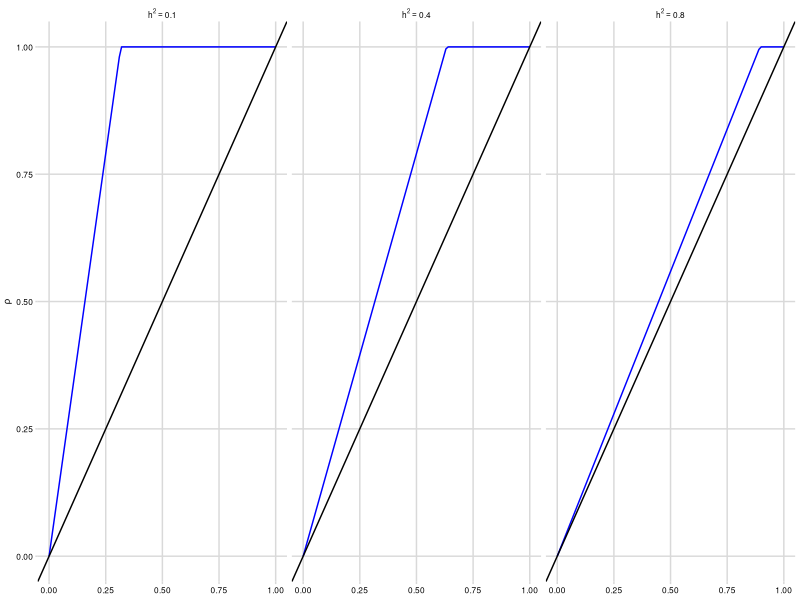
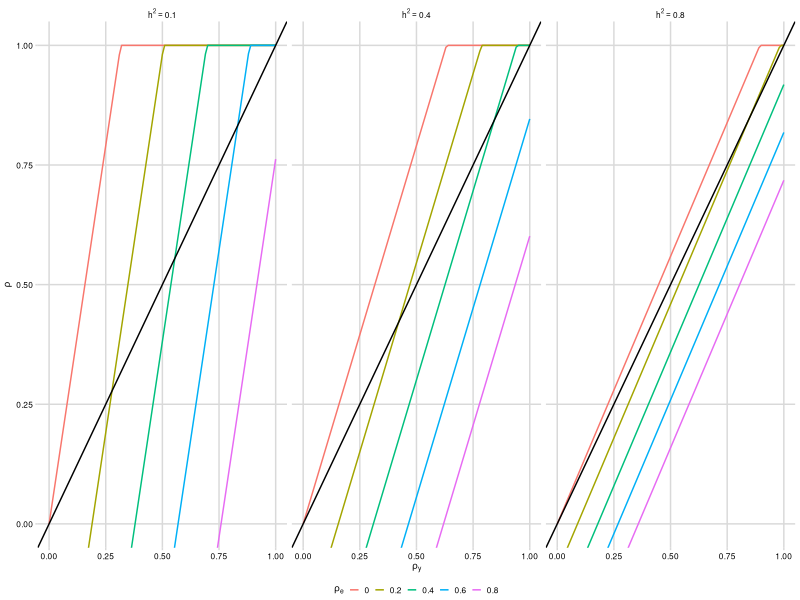

The R source for these figures, in order: (Note: this script raises an error after producing the figures.)
setwd("~/breeder_equation_project/")
library(ggplot2)
library(cowplot)
library(foreach)



r_y <- seq(0, 1, 0.01)
h2 <- c(0.1, 0.4, 0.8)
cor_e <- c(0, 0.2, 0.4, 0.6, 0.8)

bias <- data.frame(r_y = rep(r_y, each=15), 
                   h2 = rep(rep(h2, each=5), 101), 
                   cor_e = rep(cor_e, 101*3))

bias$r_g <- bias$r_y / sqrt(bias$h2)
bias$r_p <- (bias$r_y - bias$cor_e*sqrt(1-bias$h2)) / sqrt(bias$h2)

bias$r_g[bias$r_g > 1] <- 1
bias$r_p[bias$r_p > 1] <- 1
bias$r_p[bias$r_p < -1] <- -1

bias$h2 <- paste("h^2 == ", bias$h2, sep="")
bias$cor_e <- factor(bias$cor_e)

p1 <- ggplot(bias, aes(r_y, r_g)) + 
  geom_line(color="blue") + 
  geom_abline(intercept=0, slope=1) + 
  facet_grid(~h2, labeller = label_parsed) + 
  coord_cartesian(ylim = c(0, 1)) + 
  xlab(expression(rho[y])) + 
  ylab(expression(rho)) + 
  # coord_fixed(ratio=1) + 
  theme_minimal_grid(font_size=7) + 
  theme(axis.title.x = element_blank()) 

p2 <- ggplot(bias, aes(r_y, r_p, color=cor_e)) + 
  geom_line() + 
  geom_abline(intercept=0, slope=1) + 
  facet_grid(~h2, labeller = label_parsed) + 
  # ylim(0, 1) + 
  coord_cartesian(ylim = c(0, 1)) +
  # coord_fixed(ratio=1) + 
  xlab(expression(rho[y])) + 
  ylab(expression(rho)) + 
  guides(color=guide_legend(title=expression(rho[e]))) + 
  theme_minimal_grid(font_size=7) + 
  theme(legend.position = "bottom", 
        legend.justification = "center")

legend2 <- get_legend(p2)

save_plot(paste("plot2/","bias.pdf", sep=""), 
          plot_grid(p1, p2 + theme(legend.position = "none"), 
                    legend2,
                    nrow=3, align = "h", axis="tb", labels=c("A", "B"), 
                    rel_heights = c(1, 1, 0.1)), 
          base_width = 5.6)



k = 20

n_gs = 10^seq(log10(100),log10(10000),length=10)
rel_costs = c(1,1/2,1/10,1/100)
res_i = foreach(n_g = n_gs,.combine = rbind) %do% {
  foreach(rel_cost = rel_costs,.combine = rbind) %do% {
    n_p = n_g/rel_cost
    i_p = dnorm(qnorm(1-k/n_p))*n_p/k
    i_g = dnorm(qnorm(1-k/n_g))*n_g/k
    data.frame(n_g=n_g,n_p=n_p,rel_cost=rel_cost,
               i_p=i_p,i_g=i_g,i_ratio = i_p/i_g)
  }
}

p = ggplot(res_i,aes(x=n_g,y=i_ratio)) + theme_minimal() +
  geom_line(aes(group = rel_cost,color=factor(n_p/n_g))) +
  xlab("n in genomic selection") + ylab(expression(i[p]/i[g])) +
  scale_x_log10() + expand_limits(y=.9) + labs(color = expression(n[p]/n[g])) +
  guides(color = guide_legend(nrow=1)) +
  theme_minimal_grid(font_size=7) + 
  theme(legend.position = 'bottom', 
        legend.justification = "center");p
save_plot(p,file = 'plot2/i_ratio.pdf',base_width = 2.8,base_height = 2.8)
